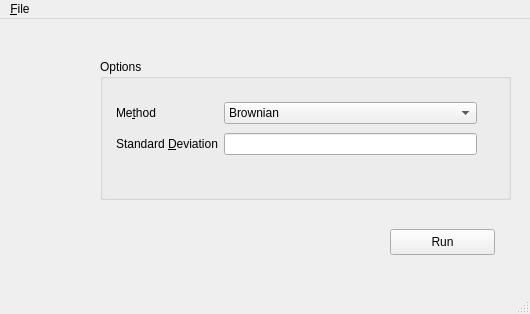
<ui version="4.0" >
 <class>MainWindow</class>
 <widget class="QMainWindow" name="MainWindow" >
  <property name="geometry" >
   <rect>
    <x>0</x>
    <y>0</y>
    <width>530</width>
    <height>314</height>
   </rect>
  </property>
  <property name="windowTitle" >
   <string>MainWindow</string>
  </property>
  <widget class="QWidget" name="centralwidget" >
   <widget class="QPushButton" name="runbutton" >
    <property name="geometry" >
     <rect>
      <x>390</x>
      <y>210</y>
      <width>105</width>
      <height>26</height>
     </rect>
    </property>
    <property name="text" >
     <string>Run</string>
    </property>
   </widget>
   <widget class="QGroupBox" name="groupBox" >
    <property name="geometry" >
     <rect>
      <x>100</x>
      <y>40</y>
      <width>411</width>
      <height>141</height>
     </rect>
    </property>
    <property name="title" >
     <string>Options</string>
    </property>
    <widget class="QWidget" name="" >
     <property name="geometry" >
      <rect>
       <x>16</x>
       <y>40</y>
       <width>361</width>
       <height>59</height>
      </rect>
     </property>
     <layout class="QGridLayout" name="gridLayout" >
      <item row="0" column="0" >
       <widget class="QLabel" name="label" >
        <property name="text" >
         <string>Me&amp;thod</string>
        </property>
        <property name="buddy" >
         <cstring>methodcombo</cstring>
        </property>
       </widget>
      </item>
      <item row="0" column="1" >
       <widget class="QComboBox" name="methodcombo" >
        <item>
         <property name="text" >
          <string>Brownian</string>
         </property>
        </item>
        <item>
         <property name="text" >
          <string>Directed</string>
         </property>
        </item>
       </widget>
      </item>
      <item row="1" column="0" >
       <widget class="QLabel" name="label_2" >
        <property name="text" >
         <string>Standard &amp;Deviation</string>
        </property>
        <property name="buddy" >
         <cstring>stddev</cstring>
        </property>
       </widget>
      </item>
      <item row="1" column="1" >
       <widget class="QLineEdit" name="stddev" />
      </item>
     </layout>
    </widget>
   </widget>
  </widget>
  <widget class="QMenuBar" name="menubar" >
   <property name="geometry" >
    <rect>
     <x>0</x>
     <y>0</y>
     <width>530</width>
     <height>25</height>
    </rect>
   </property>
   <widget class="QMenu" name="menuFile" >
    <property name="title" >
     <string>&amp;File</string>
    </property>
    <addaction name="actionQuit" />
   </widget>
   <addaction name="menuFile" />
  </widget>
  <widget class="QStatusBar" name="statusbar" />
  <action name="actionQuit" >
   <property name="text" >
    <string>&amp;Quit</string>
   </property>
  </action>
 </widget>
 <tabstops>
  <tabstop>methodcombo</tabstop>
  <tabstop>stddev</tabstop>
  <tabstop>runbutton</tabstop>
 </tabstops>
 <includes/>
 <resources/>
 <connections/>
</ui>
